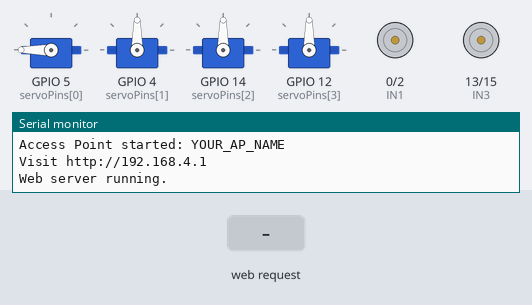
This sketch was run on a simulated ESP8266 (NodeMCU). On the bench: 4 × servo, motor-driver pin pairs drawn as motors (green arrow = first pin HIGH = forward, orange = second pin HIGH = backward, longer = more drive), the last lines printed to the serial monitor. The test bench sets the inputs (shaded band).

Above: at 1.7 s.
1.8 s: HTTP request GET /forward received
At 2.5 s:
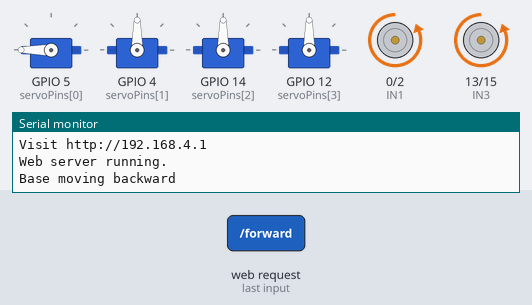
3.3 s: HTTP request GET /backward received
At 3.7 s:
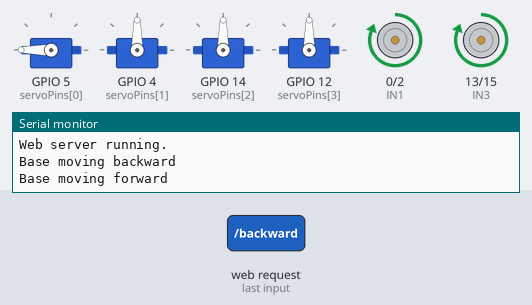
4.8 s: HTTP request GET /right received
At 6.0 s:
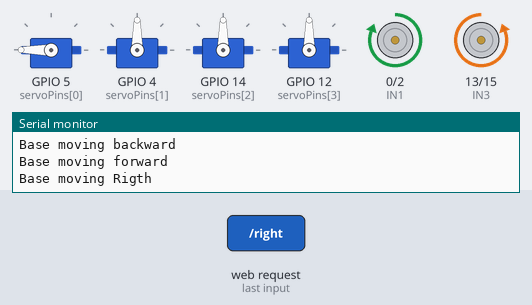
6.3 s: HTTP request GET /left received
At 7.2 s:
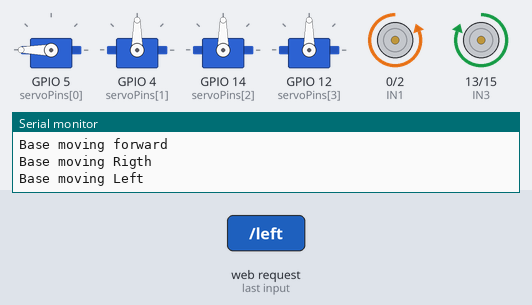
7.8 s: HTTP request GET /setServo0?angle=touchstart received
At 8.3 s:
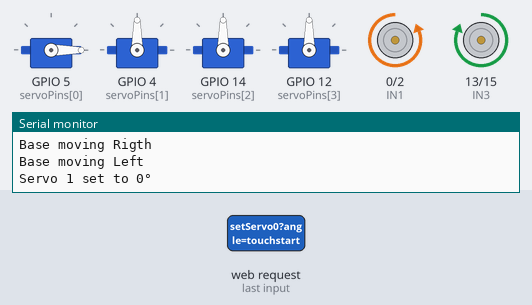
9.3 s: HTTP request GET /setServo0?angle=120 received
At 10.6 s:
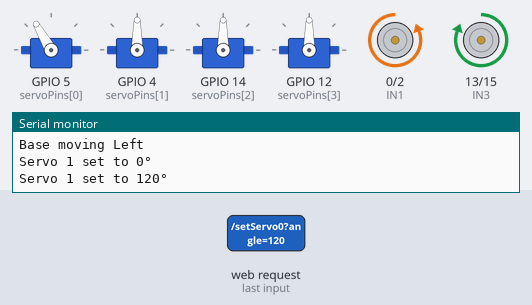
Timing chart, 0 to 11.8 s (numbered marks = the images above; inputs shaded):
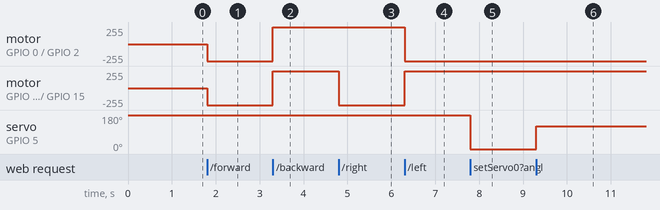

The sketch:

RoboticArmCar.ino
```cpp
#include <ESP8266WiFi.h>
#include <ESP8266WebServer.h>
#include <Servo.h>  // Built-in library for ESP8266

// Wi-Fi AP credentials
#define APSSID "YOUR_AP_NAME"
#define APPSK "YOUR_AP_PASSWORD"

ESP8266WebServer server(80);

// Servo pins (GPIOs)
const int servoPins[4] = {5, 4, 14, 12}; // D1, D2, D5, D6
Servo servos[4];
int servoAngles[4] = {180, 90, 90, 90};

// DC Motor pins (IN1/IN2 for Motor A, IN3/IN4 for Motor B)
#define IN1 0   // D3
#define IN2 2   // D4
#define IN3 13  // D7
#define IN4 15  // D8

void handleRoot() {
  String html = R"rawliteral(
  <!DOCTYPE html>
  <html>
  <head>
    <title>ESP8266 Robot Arm</title>
    <style>
      body { font-family: Arial; text-align: center; background: #f2f2f2; margin: 0; padding: 20px; }
      h1 { color: #333; }
      .slider-container { margin: 15px auto; padding: 10px; background: white; border-radius: 8px; box-shadow: 0 0 10px rgba(0,0,0,0.1); width: 300px; }
      input[type=range] { width: 100%; }
      #joystick-container {
        width: 200px;
        height: 200px;
        background: white;
        border-radius: 50%;
        position: relative;
        margin: 20px auto;
        border: 2px solid #ccc;
        touch-action: none;
      }
      #joystick {
        width: 60px;
        height: 60px;
        background: #4CAF50;
        border-radius: 50%;
        position: absolute;
        top: 70px;
        left: 70px;
        cursor: pointer;
        touch-action: none;
      }
    </style>
    <script>
      function updateServo(id, angle) {
        fetch('/setServo' + id + '?angle=' + angle);
        document.getElementById('val' + id).innerText = angle;
      }

      let isDragging = false;
      let currentX;
      let currentY;
      let initialX;
      let initialY;
      let xOffset = 0;
      let yOffset = 0;
      const joystickBoundary = 60;

      function dragStart(e) {
        if (e.type === "touchstart") {
          initialX = e.touches[0].clientX - xOffset;
          initialY = e.touches[0].clientY - yOffset;
        } else {
          initialX = e.clientX - xOffset;
          initialY = e.clientY - yOffset;
        }
        if (e.target === document.getElementById("joystick")) {
          isDragging = true;
        }
      }

      function dragEnd(e) {
        initialX = currentX;
        initialY = currentY;
        isDragging = false;
        // Return to center
        setTranslate(0, 0, document.getElementById("joystick"));
        xOffset = 0;
        yOffset = 0;
        fetch('/stop');
      }

      function drag(e) {
        if (isDragging) {
          e.preventDefault();
          if (e.type === "touchmove") {
            currentX = e.touches[0].clientX - initialX;
            currentY = e.touches[0].clientY - initialY;
          } else {
            currentX = e.clientX - initialX;
            currentY = e.clientY - initialY;
          }

          xOffset = currentX;
          yOffset = currentY;

          // Limit movement to circle
          let distance = Math.sqrt(currentX * currentX + currentY * currentY);
          if (distance > joystickBoundary) {
            currentX *= joystickBoundary / distance;
            currentY *= joystickBoundary / distance;
          }

          setTranslate(currentX, currentY, document.getElementById("joystick"));
          handleJoystickMovement(currentX, currentY);
        }
      }

      function setTranslate(xPos, yPos, el) {
        el.style.transform = "translate(" + xPos + "px, " + yPos + "px)";
      }

      function handleJoystickMovement(x, y) {
        const threshold = 20;
        if (Math.abs(x) < threshold && Math.abs(y) < threshold) {
          fetch('/stop');
          return;
        }

        if (Math.abs(x) > Math.abs(y)) {
          // Horizontal movement
          if (x > 0) {
            fetch('/right');
          } else {
            fetch('/left');
          }
        } else {
          // Vertical movement
          if (y < 0) {
            fetch('/forward');
          } else {
            fetch('/backward');
          }
        }
      }

      window.onload = function() {
        const joystick = document.getElementById("joystick");
        const container = document.getElementById("joystick-container");

        container.addEventListener("touchstart", dragStart, false);
        container.addEventListener("touchend", dragEnd, false);
        container.addEventListener("touchmove", drag, false);

        container.addEventListener("mousedown", dragStart, false);
        container.addEventListener("mouseup", dragEnd, false);
        container.addEventListener("mousemove", drag, false);
        container.addEventListener("mouseleave", dragEnd, false);
      }
    </script>
  </head>
  <body>
    <h1>ESP8266 Robotic Arm</h1>
  )rawliteral";

  for (int i = 0; i < 4; i++) {
    html += "<div class='slider-container'>";
    html += "<label>Servo " + String(i + 1) + " (0–180°)</label><br>";
    html += "<input type='range' min='0' max='180' value='" + String(servoAngles[i]) + "' oninput='updateServo(" + String(i) + ", this.value)'>";
    html += " <span id='val" + String(i) + "'>" + String(servoAngles[i]) + "</span>°";
    html += "</div>";
  }

  html += R"rawliteral(
    <h2>Base Motor Control</h2>
    <div id="joystick-container">
      <div id="joystick"></div>
    </div>
  </body></html>
  )rawliteral";

  server.send(200, "text/html", html);
}

void handleSetServo(int index) {
  if (server.hasArg("angle")) {
    int angle = constrain(server.arg("angle").toInt(), 0, 180);
    servos[index].write(angle);
    servoAngles[index] = angle;
    Serial.printf("Servo %d set to %d°\n", index + 1, angle);
  }
  server.send(200, "text/plain", "OK");
}

void handleBackward() {
  digitalWrite(IN1, HIGH);
  digitalWrite(IN2, LOW);
  digitalWrite(IN3, HIGH);
  digitalWrite(IN4, LOW);
  Serial.println("Base moving forward");
  server.send(200, "text/plain", "OK");
}

void handleForward() {
  digitalWrite(IN1, LOW);
  digitalWrite(IN2, HIGH);
  digitalWrite(IN3, LOW);
  digitalWrite(IN4, HIGH);
  Serial.println("Base moving backward");
  server.send(200, "text/plain", "OK");
}

void handleRight() {
  digitalWrite(IN1, HIGH);
  digitalWrite(IN2, LOW);
  digitalWrite(IN3, LOW);
  digitalWrite(IN4, HIGH);
  Serial.println("Base moving Rigth");
  server.send(200, "text/plain", "OK");
}
void handleLeft() {
  digitalWrite(IN1, LOW);
  digitalWrite(IN2, HIGH);
  digitalWrite(IN3, HIGH);
  digitalWrite(IN4, LOW);
  Serial.println("Base moving Left");
  server.send(200, "text/plain", "OK");
}

void handleStop() {
  digitalWrite(IN1, LOW);
  digitalWrite(IN2, LOW);
  digitalWrite(IN3, LOW);
  digitalWrite(IN4, LOW);
  Serial.println("Base stopped");
  server.send(200, "text/plain", "OK");
}

void setup() {
  Serial.begin(115200);
  delay(500);

  for (int i = 0; i < 4; i++) {
    servos[i].attach(servoPins[i]);
    servos[i].write(servoAngles[i]);
  }

  pinMode(IN1, OUTPUT);
  pinMode(IN2, OUTPUT);
  pinMode(IN3, OUTPUT);
  pinMode(IN4, OUTPUT);
  handleStop();

  WiFi.softAP(APSSID, APPSK);
  Serial.print("Access Point started: ");
  Serial.println(APSSID);
  Serial.print("Visit http://");
  Serial.println(WiFi.softAPIP());

  server.on("/", handleRoot);
  server.on("/setServo0", []() { handleSetServo(0); });
  server.on("/setServo1", []() { handleSetServo(1); });
  server.on("/setServo2", []() { handleSetServo(2); });
  server.on("/setServo3", []() { handleSetServo(3); });
  server.on("/forward", handleForward);
  server.on("/backward", handleBackward);
  server.on("/right", handleRight);
  server.on("/left", handleLeft);
  server.on("/stop", handleStop);

  server.begin();
  Serial.println("Web server running.");
}

void loop() {
  server.handleClient();
}
```

Measured:
- after the input at 1.8 s, motor on GPIO 0 (IN1) / GPIO 2 (IN2), motor on GPIO 13 (IN3) / GPIO 15 (IN4): stopped → backward 255/255 at once
- after the input at 3.3 s, motor on GPIO 0 (IN1) / GPIO 2 (IN2), motor on GPIO 13 (IN3) / GPIO 15 (IN4): backward 255/255 → forward 255/255 at once
- after the input at 4.8 s, motor on GPIO 13 (IN3) / GPIO 15 (IN4): forward 255/255 → backward 255/255 at once
- after the input at 6.3 s, motor on GPIO 0 (IN1) / GPIO 2 (IN2): forward 255/255 → backward 255/255 at once; motor on GPIO 13 (IN3) / GPIO 15 (IN4): backward 255/255 → forward 255/255 at once
- after the input at 7.8 s, servo on GPIO 5 (servoPins[0]): 180° → 0° at once
- after the input at 9.3 s, servo on GPIO 5 (servoPins[0]): 0° → 120° at once
